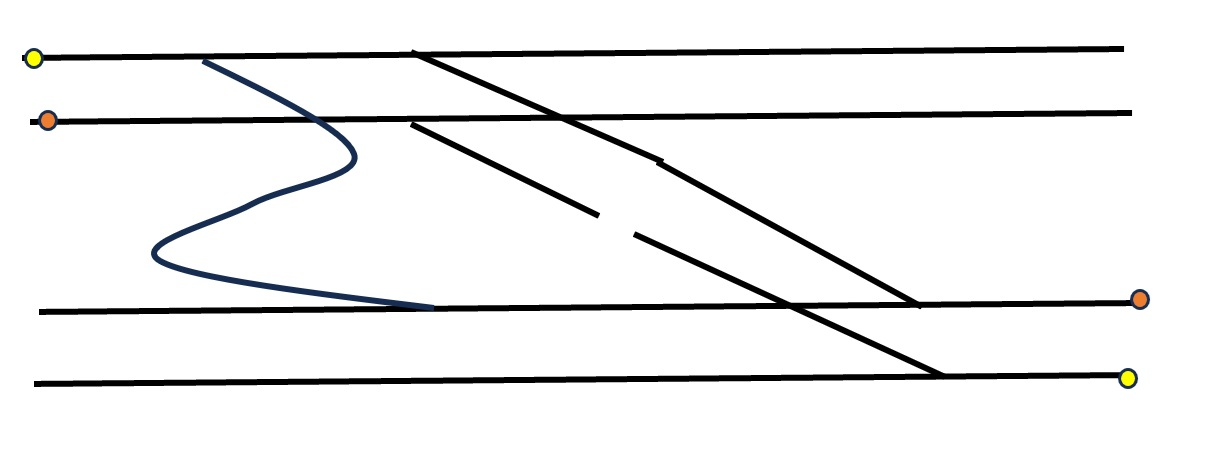
#> input picture Path maps image.jpg, 1217 x 461 px
$ python image_to_graph.py
#> lines starting #> are read from the running program, lines starting #| are printed output that depends on the picture; after the words box and inside, x2 and y2 are one past the last pixel; in counts of white or black regions, pixels touching at a corner belong together
import cv2
import numpy as np
import matplotlib.pyplot as plt
import networkx as nx
from collections import defaultdict
from skimage.morphology import skeletonize
from skimage import measure
import math

class ImageToGraph:
    def __init__(self, image_path):
        self.image_path = image_path
        self.image = None
        self.graph = nx.Graph()
        self.colored_points = {'yellow': [], 'orange': []}

    def load_and_preprocess_image(self):
        """Load image and preprocess for path extraction"""
        print("Loading and preprocessing image...")

        # Load image
        self.image = cv2.imread(self.image_path)
#> self.image is the input picture: shape (461, 1217, 3); mean B, G, R 238.5, 238.4, 238.3
        if self.image is None:
            raise ValueError(f"Could not load image from {self.image_path}")

        # Convert to RGB for matplotlib
        self.image_rgb = cv2.cvtColor(self.image, cv2.COLOR_BGR2RGB)

        print(f"Image loaded: {self.image.shape}")
#| Image loaded: (461, 1217, 3)
        return self.image_rgb

    def detect_colored_points(self):
        """Detect yellow and orange points in the image"""
        print("Detecting colored points...")

        # Convert to HSV for better color detection
        hsv = cv2.cvtColor(self.image, cv2.COLOR_BGR2HSV)
#> hsv: shape (461, 1217, 3); mean H, S, V 3.1, 2, 238.8

        # Define color ranges in HSV
        # Yellow range
        yellow_lower = np.array([20, 100, 100])
        yellow_upper = np.array([30, 255, 255])

        # Orange range
        orange_lower = np.array([5, 100, 100])
        orange_upper = np.array([15, 255, 255])

        # Create masks
        yellow_mask = cv2.inRange(hsv, yellow_lower, yellow_upper)
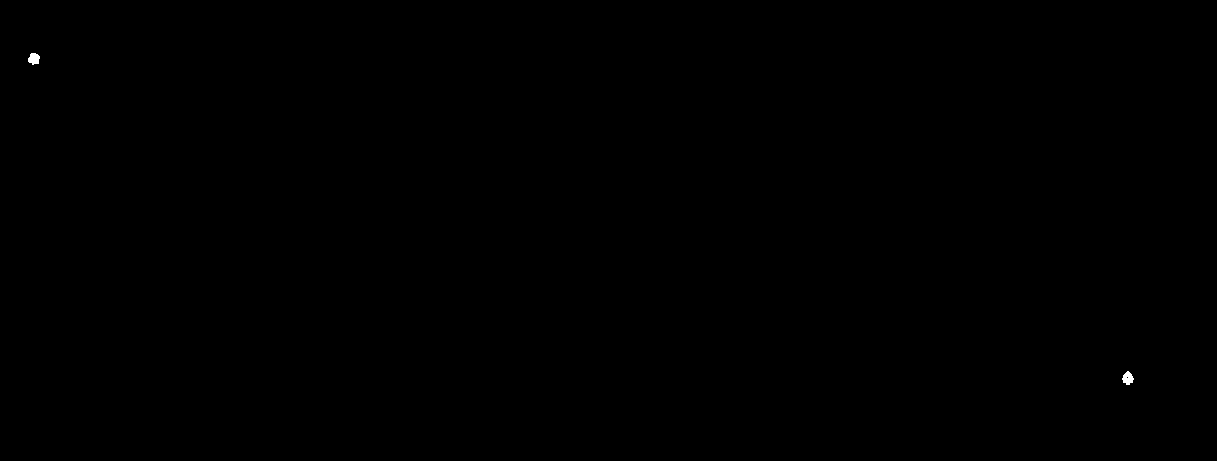
#> yellow_mask: shape (461, 1217); 0.04% white; 2 white regions, box (x1, y1, x2, y2) and area: (1122, 371, 1134, 385) 110, (28, 53, 40, 65) 107
        orange_mask = cv2.inRange(hsv, orange_lower, orange_upper)
#> orange_mask: shape (461, 1217); 0.06% white; 2 white regions

        # Find contours and get centroids
        def get_centroids(mask, color_name):
#> called with color_name = 'yellow'
            contours, _ = cv2.findContours(mask, cv2.RETR_EXTERNAL, cv2.CHAIN_APPROX_SIMPLE)
#> contours = 2 contours; box (x1, y1, x2, y2) and area: (1122, 371, 1134, 385) 93, (28, 53, 40, 65) 89
            centroids = []
            for contour in contours:
                if cv2.contourArea(contour) > 50:  # Filter small noise
                    M = cv2.moments(contour)
                    if M["m00"] != 0:
                        cx = int(M["m10"] / M["m00"])
                        cy = int(M["m01"] / M["m00"])
                        centroids.append((cx, cy))
                        print(f"Found {color_name} point at: ({cx}, {cy})")
#> this loop made 2 passes
#> (cx, cy) on passes 1 to 2: (1127, 377), (33, 58)
#> (printed output is left out)
#> after the loop, centroids = [(1127, 377), (33, 58)]
            return centroids

        self.colored_points['yellow'] = get_centroids(yellow_mask, 'yellow')
        self.colored_points['orange'] = get_centroids(orange_mask, 'orange')
#> in get_centroids (call 2), `contours, _ = cv2.findContours(mask, cv2.RETR_EXTERNAL, cv2.CHAIN_APPR..`: contours = 2 contours; box (x1, y1, x2, y2) and area: (41, 113, 55, 128) 143, (1133, 292, 1147, 307) 142
#> the loop in get_centroids (call 2), `for contour in contours:` made 2 passes
#> (cx, cy) on passes 1 to 2: (1139, 298), (47, 120)
#> (printed output is left out)

        print(f"Detected {len(self.colored_points['yellow'])} yellow points")
#| Detected 2 yellow points
        print(f"Detected {len(self.colored_points['orange'])} orange points")
#| Detected 2 orange points

        return yellow_mask, orange_mask

    def extract_path_structure(self):
        """Extract the black line paths from the image"""
        print("Extracting path structure...")

        # Convert to grayscale
        gray = cv2.cvtColor(self.image, cv2.COLOR_BGR2GRAY)

        # Create binary image - black paths on white background
        # Use adaptive thresholding for better curve detection
        binary = cv2.adaptiveThreshold(gray, 255, cv2.ADAPTIVE_THRESH_GAUSSIAN_C,
                                     cv2.THRESH_BINARY_INV, 11, 2)
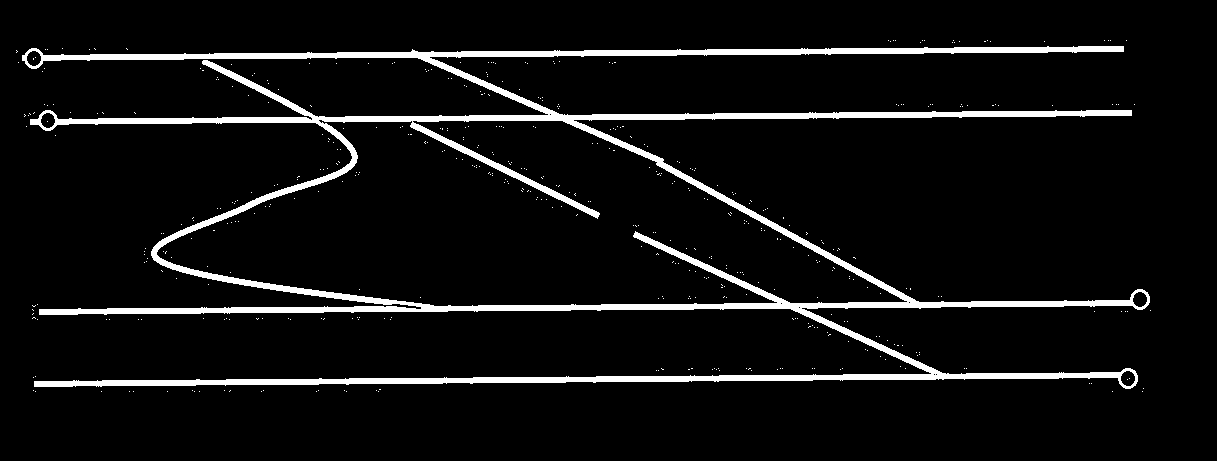
#> binary: shape (461, 1217); 6.5% white; 482 white regions (481 under 20 px), largest, box (x1, y1, x2, y2) and area: (22, 46, 1150, 389) 36169

        # Clean up noise with smaller kernel to preserve curve details
        kernel = np.ones((2,2), np.uint8)
        binary = cv2.morphologyEx(binary, cv2.MORPH_CLOSE, kernel)
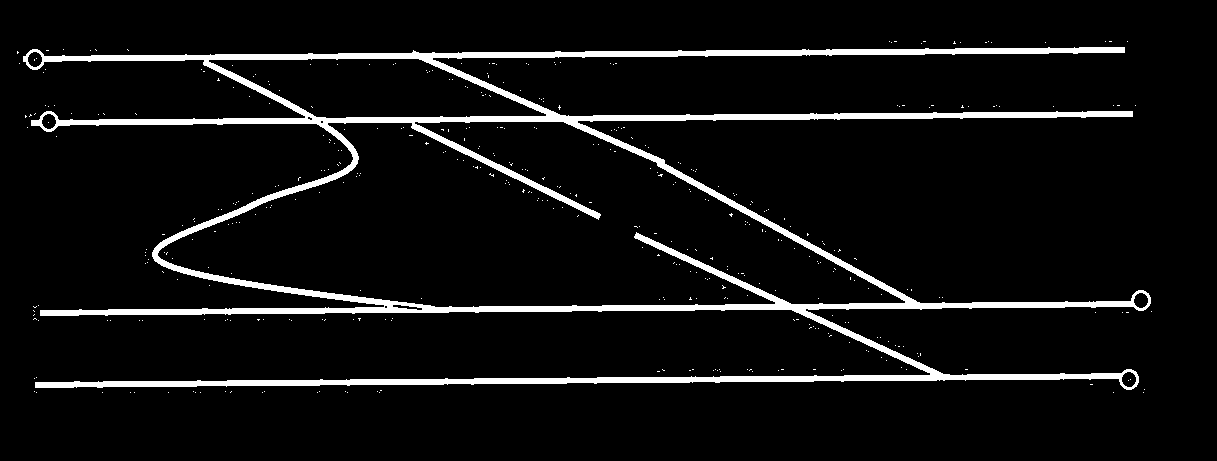
#> binary: shape (461, 1217); 6.6% white; 421 white regions (420 under 20 px), largest, box (x1, y1, x2, y2) and area: (23, 47, 1151, 390) 36267

        # Remove very small noise
        kernel_small = np.ones((1,1), np.uint8)
        binary = cv2.morphologyEx(binary, cv2.MORPH_OPEN, kernel_small)

        # Skeletonize to get single-pixel-wide paths
        skeleton = skeletonize(binary // 255).astype(np.uint8) * 255
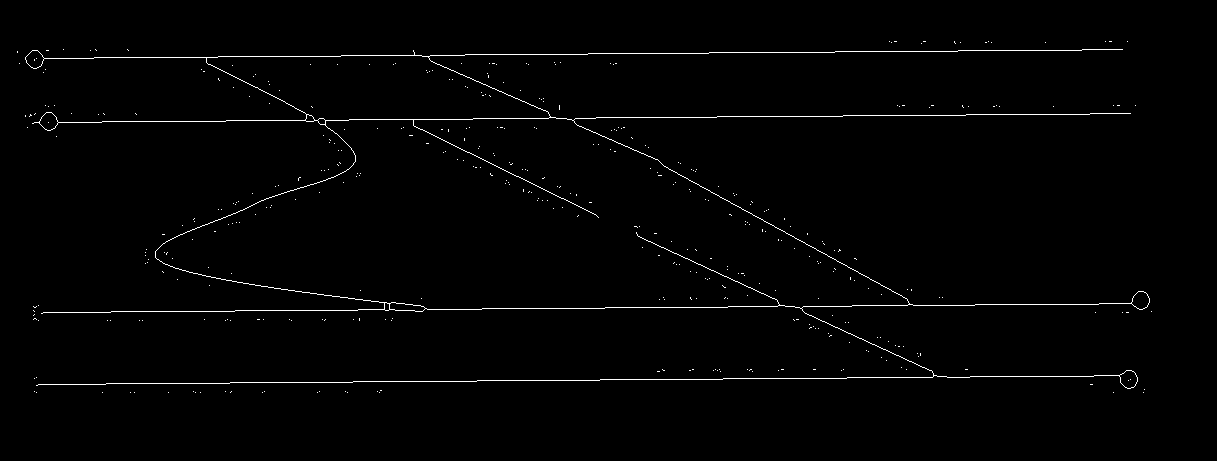
#> skeleton: shape (461, 1217); 1.2% white in thin lines or dots, all inside (x1, y1, x2, y2) = (17, 41, 1152, 393)

        return binary, skeleton

    def find_key_points(self, skeleton):
        """Find intersection points and endpoints in the skeleton"""
        print("Finding key points (intersections and endpoints)...")

        # Define neighborhood kernel for intersection detection
        kernel = np.array([[1, 1, 1],
                          [1, 10, 1],
                          [1, 1, 1]], dtype=np.uint8)

        # Convolve to find intersections
        filtered = cv2.filter2D(skeleton, -1, kernel)
#> filtered: shape (461, 1217); 4.3% white; 265 white regions (200 under 20 px), largest, box (x1, y1, x2, y2) and area: (24, 48, 1151, 390) 20034, (32, 304, 40, 322) 86, (610, 126, 626, 132) 53

        # Find intersection points (where many lines meet)
        intersections = []
        endpoints = []

        height, width = skeleton.shape
#> (the rest of the program and of its run is left out)
